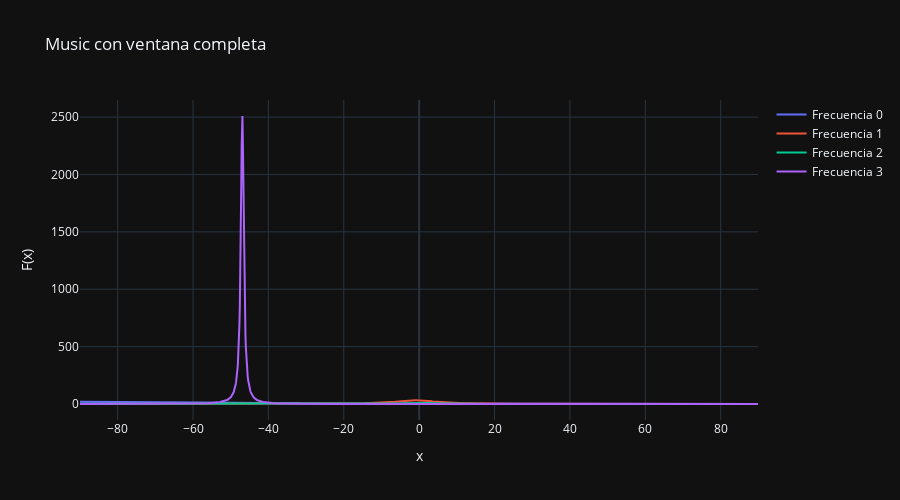

Notebook cell for this chart:
### Markdown cell above
## MUSIC con señal real

### Code cell
this_ws_AIRA=[2,4,6,8] # Lista de frecuencias para buscar el delay. 
x_mics_AIRA=np.array(lista_señales_AIRA)

angles_AIRA=np.arange(-90,90,0.1) # Los ángulos para buscar ortogonalidad
music_spectrum_AIRA=MUSIC(this_ws_AIRA,x_mics_AIRA,angles_AIRA,n_ruidoso)

music_plot(angles_AIRA,music_spectrum_AIRA,this_ws_AIRA)

### Figure 1 — Plotly figure (JSON) as saved in the notebook; plotly's stock layout.template omitted (floating-point values rounded to 4 significant figures; data arrays with more than 128 entries replaced by an {"elided": "..."} marker saying what was removed)
{"data": [{"mode": "lines", "name": "Frecuencia 0", "type": "scatter", "x": {"elided": "1800 float values"}, "y": {"elided": "1800 float values"}}, {"mode": "lines", "name": "Frecuencia 1", "type": "scatter", "x": {"elided": "1800 float values"}, "y": {"elided": "1800 float values"}}, {"mode": "lines", "name": "Frecuencia 2", "type": "scatter", "x": {"elided": "1800 float values"}, "y": {"elided": "1800 float values"}}, {"mode": "lines", "name": "Frecuencia 3", "type": "scatter", "x": {"elided": "1800 float values"}, "y": {"elided": "1800 float values"}}], "layout": {"height": 500, "title": {"text": "Music con ventana completa"}, "width": 900, "xaxis": {"title": {"text": "x"}}, "yaxis": {"title": {"text": "F(x)"}}}}
